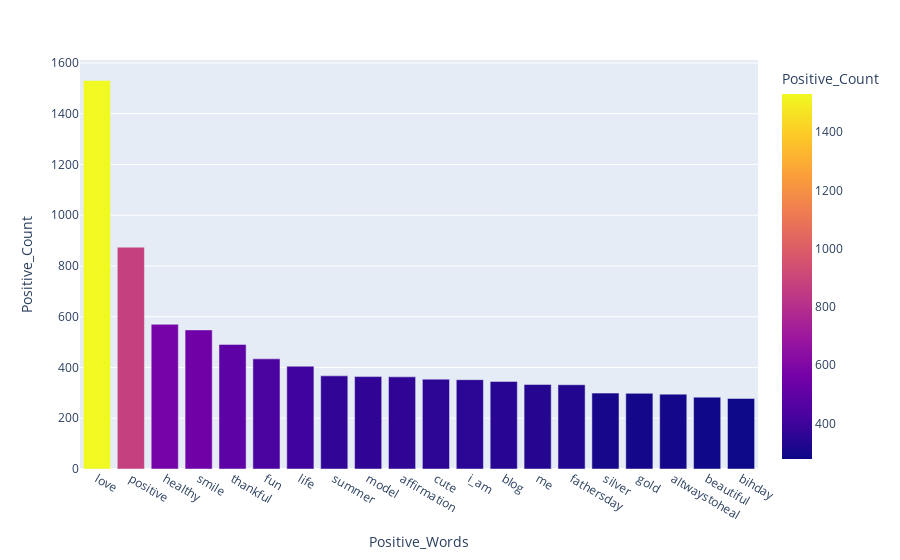

Write notebook code for a chart like this one.
### Code cell
# Normal histogram of positive words
fig = px.bar(z, x="Positive_Words", y="Positive_Count",
            hover_name="Positive_Words",color = 'Positive_Count')
fig.show()

### Figure 1 — Plotly figure (JSON) as saved in the notebook; plotly's stock layout.template omitted (floating-point values rounded to 4 significant figures)
{"data": [{"alignmentgroup": "True", "hovertemplate": "<b>%{hovertext}</b><br><br>Positive_Words=%{x}<br>Positive_Count=%{marker.color}<extra></extra>", "hovertext": ["love", "positive", "healthy", "smile", "thankful", "fun", "life", "summer", "model", "affirmation", "cute", "i_am", "blog", "me", "fathersday", "silver", "gold", "altwaystoheal", "beautiful", "bihday"], "legendgroup": "", "marker": {"color": [1531, 874, 570, 548, 491, 434, 405, 367, 364, 363, 354, 352, 345, 333, 332, 299, 298, 295, 283, 278], "coloraxis": "coloraxis", "pattern": {"shape": ""}}, "name": "", "offsetgroup": "", "orientation": "v", "showlegend": false, "textposition": "auto", "type": "bar", "x": ["love", "positive", "healthy", "smile", "thankful", "fun", "life", "summer", "model", "affirmation", "cute", "i_am", "blog", "me", "fathersday", "silver", "gold", "altwaystoheal", "beautiful", "bihday"], "xaxis": "x", "y": [1531, 874, 570, 548, 491, 434, 405, 367, 364, 363, 354, 352, 345, 333, 332, 299, 298, 295, 283, 278], "yaxis": "y"}], "layout": {"barmode": "relative", "coloraxis": {"colorbar": {"title": {"text": "Positive_Count"}}, "colorscale": [[0, "#0d0887"], [0.1111, "#46039f"], [0.2222, "#7201a8"], [0.3333, "#9c179e"], [0.4444, "#bd3786"], [0.5556, "#d8576b"], [0.6667, "#ed7953"], [0.7778, "#fb9f3a"], [0.8889, "#fdca26"], [1, "#f0f921"]]}, "legend": {"tracegroupgap": 0}, "margin": {"t": 60}, "xaxis": {"anchor": "y", "domain": [0, 1], "title": {"text": "Positive_Words"}}, "yaxis": {"anchor": "x", "domain": [0, 1], "title": {"text": "Positive_Count"}}}}
